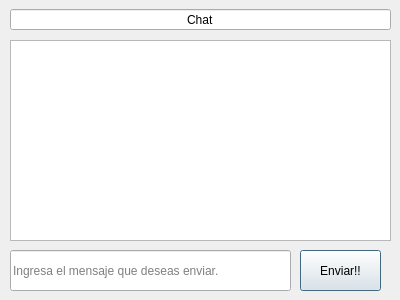
<?xml version="1.0" encoding="UTF-8"?>
<ui version="4.0">
 <class>VentanadeConversacionDialog</class>
 <widget class="QDialog" name="VentanadeConversacionDialog">
  <property name="geometry">
   <rect>
    <x>0</x>
    <y>0</y>
    <width>400</width>
    <height>300</height>
   </rect>
  </property>
  <property name="windowTitle">
   <string>Dialog</string>
  </property>
  <widget class="QLineEdit" name="chatLineEdit">
   <property name="geometry">
    <rect>
     <x>10</x>
     <y>9</y>
     <width>381</width>
     <height>21</height>
    </rect>
   </property>
   <property name="layoutDirection">
    <enum>Qt::LeftToRight</enum>
   </property>
   <property name="text">
    <string>Chat</string>
   </property>
   <property name="alignment">
    <set>Qt::AlignCenter</set>
   </property>
  </widget>
  <widget class="QTableWidget" name="VentanatableWidget">
   <property name="geometry">
    <rect>
     <x>10</x>
     <y>40</y>
     <width>381</width>
     <height>201</height>
    </rect>
   </property>
  </widget>
  <widget class="QPushButton" name="EnviarpushButton">
   <property name="geometry">
    <rect>
     <x>300</x>
     <y>250</y>
     <width>81</width>
     <height>41</height>
    </rect>
   </property>
   <property name="text">
    <string>Enviar!!</string>
   </property>
  </widget>
  <widget class="QLineEdit" name="MensajelineEdit">
   <property name="geometry">
    <rect>
     <x>10</x>
     <y>250</y>
     <width>281</width>
     <height>41</height>
    </rect>
   </property>
   <property name="placeholderText">
    <string>Ingresa el mensaje que deseas enviar. </string>
   </property>
  </widget>
 </widget>
 <resources/>
 <connections/>
</ui>
